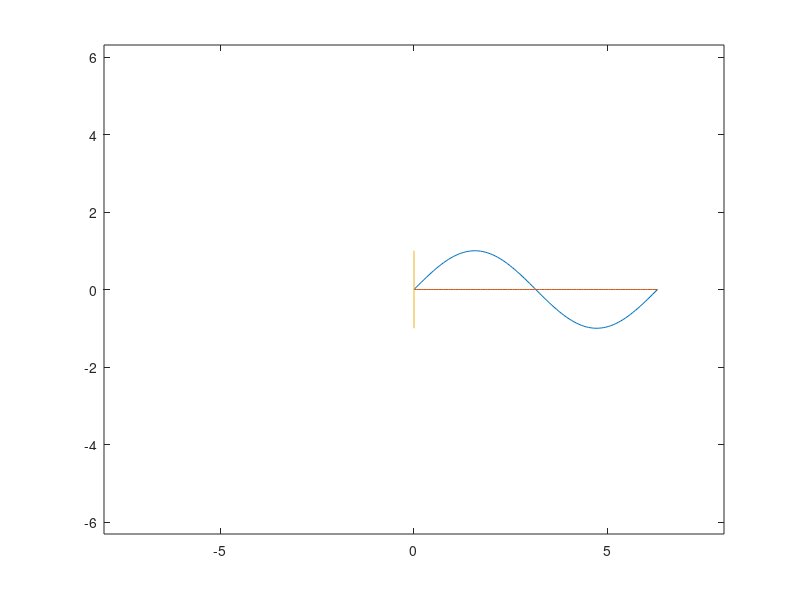

This figure's MATLAB source: (Note: this script raises an error after producing the figure.)
function f = hg_test()

f = figure; 

ax = axes('XLim',[-20,20],'YLim',[-20,20]);

x = linspace(0,2*pi,100);
y = sin(x);
h(1) = plot(x,y);
hold on;
h(2) = plot(x, 0 * ones(size(x)));
h(3) = plot([0,0], [-1,1]);

xlim([-8,8]);
axis equal

t = hgtransform('Parent',ax);
set(h,'Parent',t);


Mxy = eye(4);
Rxy = Mxy;
Txy = Mxy;
Sxy = Mxy;
Rxy = makehgtform('zrotate',2*pi/20);
Txy = makehgtform('translate',[1,4,0]);
Sxy = makehgtform('scale', [0.5, 2, 1]);

m = Txy * Rxy * Sxy



set(t,'Matrix',m);
plot2svg(['test.svg'],f);